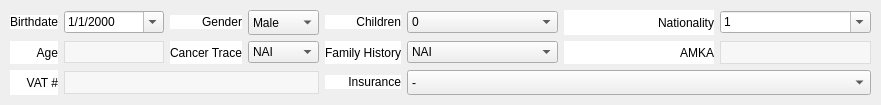
         <widget class="QWidget" name="widget_2" native="true">
          <property name="sizePolicy">
           <sizepolicy hsizetype="Preferred" vsizetype="Fixed">
            <horstretch>0</horstretch>
            <verstretch>0</verstretch>
           </sizepolicy>
          </property>
          <property name="styleSheet">
           <string notr="true">QLabel, QLineEdit, #widget_2 {
	background: #ffffff;
	background-image: none;
}
#widget_2 {
	border-radius:9px;
	padding:10px;
	border:1px solid #b1b1b1;
}

QLineEdit, QPlainTextEdit {
	background:#f7f7f7;
	border:1px solid #dddddd;
	padding:2px;
}</string>
          </property>
          <layout class="QHBoxLayout" name="horizontalLayout_2">
           <property name="leftMargin">
            <number>10</number>
           </property>
           <property name="topMargin">
            <number>10</number>
           </property>
           <property name="rightMargin">
            <number>10</number>
           </property>
           <property name="bottomMargin">
            <number>10</number>
           </property>
           <item>
            <layout class="QVBoxLayout" name="verticalLayout_3">
             <item>
              <layout class="QGridLayout" name="gridLayout_7">
               <property name="topMargin">
                <number>0</number>
               </property>
               <property name="bottomMargin">
                <number>0</number>
               </property>
               <item row="1" column="2">
                <widget class="QLabel" name="label_19">
                 <property name="text">
                  <string>Cancer Trace</string>
                 </property>
                 <property name="alignment">
                  <set>Qt::AlignRight|Qt::AlignTrailing|Qt::AlignVCenter</set>
                 </property>
                </widget>
               </item>
               <item row="1" column="1">
                <widget class="QLineEdit" name="pat_age">
                 <property name="maximumSize">
                  <size>
                   <width>100</width>
                   <height>16777215</height>
                  </size>
                 </property>
                 <property name="styleSheet">
                  <string notr="true"/>
                 </property>
                 <property name="text">
                  <string/>
                 </property>
                </widget>
               </item>
               <item row="0" column="0">
                <widget class="QLabel" name="label_12">
                 <property name="sizePolicy">
                  <sizepolicy hsizetype="Preferred" vsizetype="Fixed">
                   <horstretch>0</horstretch>
                   <verstretch>0</verstretch>
                  </sizepolicy>
                 </property>
                 <property name="text">
                  <string>Birthdate</string>
                 </property>
                 <property name="alignment">
                  <set>Qt::AlignRight|Qt::AlignTrailing|Qt::AlignVCenter</set>
                 </property>
                </widget>
               </item>
               <item row="2" column="1" colspan="3">
                <widget class="QLineEdit" name="pat_vat">
                 <property name="sizePolicy">
                  <sizepolicy hsizetype="Preferred" vsizetype="Fixed">
                   <horstretch>0</horstretch>
                   <verstretch>0</verstretch>
                  </sizepolicy>
                 </property>
                 <property name="minimumSize">
                  <size>
                   <width>0</width>
                   <height>0</height>
                  </size>
                 </property>
                 <property name="font">
                  <font>
                   <pointsize>10</pointsize>
                  </font>
                 </property>
                </widget>
               </item>
               <item row="1" column="0">
                <widget class="QLabel" name="label_20">
                 <property name="text">
                  <string>Age</string>
                 </property>
                 <property name="alignment">
                  <set>Qt::AlignRight|Qt::AlignTrailing|Qt::AlignVCenter</set>
                 </property>
                </widget>
               </item>
               <item row="2" column="0">
                <widget class="QLabel" name="label_17">
                 <property name="sizePolicy">
                  <sizepolicy hsizetype="Preferred" vsizetype="Preferred">
                   <horstretch>0</horstretch>
                   <verstretch>0</verstretch>
                  </sizepolicy>
                 </property>
                 <property name="text">
                  <string>VAT #</string>
                 </property>
                 <property name="alignment">
                  <set>Qt::AlignRight|Qt::AlignTrailing|Qt::AlignVCenter</set>
                 </property>
                </widget>
               </item>
               <item row="0" column="4">
                <widget class="QLabel" name="label_15">
                 <property name="sizePolicy">
                  <sizepolicy hsizetype="Preferred" vsizetype="Fixed">
                   <horstretch>0</horstretch>
                   <verstretch>0</verstretch>
                  </sizepolicy>
                 </property>
                 <property name="maximumSize">
                  <size>
                   <width>180</width>
                   <height>16777215</height>
                  </size>
                 </property>
                 <property name="text">
                  <string>Children</string>
                 </property>
                 <property name="alignment">
                  <set>Qt::AlignRight|Qt::AlignTrailing|Qt::AlignVCenter</set>
                 </property>
                </widget>
               </item>
               <item row="1" column="4">
                <widget class="QLabel" name="label_16">
                 <property name="text">
                  <string>Family History</string>
                 </property>
                 <property name="alignment">
                  <set>Qt::AlignRight|Qt::AlignTrailing|Qt::AlignVCenter</set>
                 </property>
                </widget>
               </item>
               <item row="1" column="3">
                <widget class="QComboBox" name="pat_cancer">
                 <property name="styleSheet">
                  <string notr="true">QAbstractiItemView, QComboBox, QWidget {
	background:none;
}</string>
                 </property>
                 <item>
                  <property name="text">
                   <string>ΝΑΙ</string>
                  </property>
                 </item>
                 <item>
                  <property name="text">
                   <string>ΟΧΙ</string>
                  </property>
                 </item>
                </widget>
               </item>
               <item row="0" column="5">
                <widget class="QComboBox" name="pat_children">
                 <property name="styleSheet">
                  <string notr="true">QAbstractiItemView, QComboBox, QWidget {
	background:none;
}</string>
                 </property>
                 <item>
                  <property name="text">
                   <string>0</string>
                  </property>
                 </item>
                 <item>
                  <property name="text">
                   <string>1</string>
                  </property>
                 </item>
                 <item>
                  <property name="text">
                   <string>2</string>
                  </property>
                 </item>
                 <item>
                  <property name="text">
                   <string>3</string>
                  </property>
                 </item>
                 <item>
                  <property name="text">
                   <string>4</string>
                  </property>
                 </item>
                 <item>
                  <property name="text">
                   <string>5</string>
                  </property>
                 </item>
                 <item>
                  <property name="text">
                   <string>6</string>
                  </property>
                 </item>
                 <item>
                  <property name="text">
                   <string>7</string>
                  </property>
                 </item>
                 <item>
                  <property name="text">
                   <string>8</string>
                  </property>
                 </item>
                 <item>
                  <property name="text">
                   <string>9</string>
                  </property>
                 </item>
                 <item>
                  <property name="text">
                   <string>10</string>
                  </property>
                 </item>
                 <item>
                  <property name="text">
                   <string>11</string>
                  </property>
                 </item>
                 <item>
                  <property name="text">
                   <string>12</string>
                  </property>
                 </item>
                </widget>
               </item>
               <item row="0" column="2">
                <widget class="QLabel" name="label_13">
                 <property name="sizePolicy">
                  <sizepolicy hsizetype="Preferred" vsizetype="Fixed">
                   <horstretch>0</horstretch>
                   <verstretch>0</verstretch>
                  </sizepolicy>
                 </property>
                 <property name="text">
                  <string>Gender</string>
                 </property>
                 <property name="alignment">
                  <set>Qt::AlignRight|Qt::AlignTrailing|Qt::AlignVCenter</set>
                 </property>
                </widget>
               </item>
               <item row="0" column="1">
                <widget class="QDateEdit" name="pat_bdate">
                 <property name="sizePolicy">
                  <sizepolicy hsizetype="Preferred" vsizetype="Fixed">
                   <horstretch>0</horstretch>
                   <verstretch>0</verstretch>
                  </sizepolicy>
                 </property>
                 <property name="styleSheet">
                  <string notr="true">background:none;</string>
                 </property>
                 <property name="buttonSymbols">
                  <enum>QAbstractSpinBox::UpDownArrows</enum>
                 </property>
                 <property name="displayFormat">
                  <string>d/M/yyyy</string>
                 </property>
                 <property name="calendarPopup">
                  <bool>true</bool>
                 </property>
                </widget>
               </item>
               <item row="1" column="5">
                <widget class="QComboBox" name="pat_inheritance">
                 <property name="styleSheet">
                  <string notr="true">QAbstractiItemView, QComboBox, QWidget {
	background:none;
}</string>
                 </property>
                 <item>
                  <property name="text">
                   <string>ΝΑΙ</string>
                  </property>
                 </item>
                 <item>
                  <property name="text">
                   <string>ΟΧΙ</string>
                  </property>
                 </item>
                </widget>
               </item>
               <item row="0" column="3">
                <widget class="QComboBox" name="pat_gender">
                 <property name="minimumSize">
                  <size>
                   <width>0</width>
                   <height>25</height>
                  </size>
                 </property>
                 <property name="autoFillBackground">
                  <bool>false</bool>
                 </property>
                 <property name="styleSheet">
                  <string notr="true">QAbstractiItemView, QComboBox, QWidget {
	background:none;
}</string>
                 </property>
                 <property name="currentIndex">
                  <number>0</number>
                 </property>
                 <item>
                  <property name="text">
                   <string>Male</string>
                  </property>
                 </item>
                 <item>
                  <property name="text">
                   <string>Female</string>
                  </property>
                 </item>
                </widget>
               </item>
               <item row="0" column="6">
                <widget class="QLabel" name="label_18">
                 <property name="text">
                  <string>Nationality</string>
                 </property>
                 <property name="alignment">
                  <set>Qt::AlignRight|Qt::AlignTrailing|Qt::AlignVCenter</set>
                 </property>
                </widget>
               </item>
               <item row="2" column="4">
                <widget class="QLabel" name="label_14">
                 <property name="sizePolicy">
                  <sizepolicy hsizetype="Preferred" vsizetype="Fixed">
                   <horstretch>0</horstretch>
                   <verstretch>0</verstretch>
                  </sizepolicy>
                 </property>
                 <property name="text">
                  <string>Insurance</string>
                 </property>
                 <property name="alignment">
                  <set>Qt::AlignRight|Qt::AlignTrailing|Qt::AlignVCenter</set>
                 </property>
                </widget>
               </item>
               <item row="1" column="6">
                <widget class="QLabel" name="label">
                 <property name="text">
                  <string>AMKA</string>
                 </property>
                 <property name="alignment">
                  <set>Qt::AlignRight|Qt::AlignTrailing|Qt::AlignVCenter</set>
                 </property>
                </widget>
               </item>
               <item row="0" column="7">
                <widget class="QComboBox" name="pat_nationality">
                 <property name="styleSheet">
                  <string notr="true">QAbstractiItemView, QComboBox, QWidget {
	background:none;
}</string>
                 </property>
                 <property name="editable">
                  <bool>true</bool>
                 </property>
                 <item>
                  <property name="text">
                   <string>1</string>
                  </property>
                 </item>
                 <item>
                  <property name="text">
                   <string>2</string>
                  </property>
                 </item>
                </widget>
               </item>
               <item row="1" column="7">
                <widget class="QLineEdit" name="pat_amka">
                 <property name="sizePolicy">
                  <sizepolicy hsizetype="Preferred" vsizetype="Fixed">
                   <horstretch>0</horstretch>
                   <verstretch>0</verstretch>
                  </sizepolicy>
                 </property>
                 <property name="minimumSize">
                  <size>
                   <width>0</width>
                   <height>0</height>
                  </size>
                 </property>
                 <property name="font">
                  <font>
                   <pointsize>10</pointsize>
                  </font>
                 </property>
                </widget>
               </item>
               <item row="2" column="5" colspan="3">
                <widget class="QComboBox" name="pat_insurance">
                 <property name="minimumSize">
                  <size>
                   <width>0</width>
                   <height>25</height>
                  </size>
                 </property>
                 <property name="styleSheet">
                  <string notr="true">QAbstractiItemView, QComboBox, QWidget {
	background:none;
}</string>
                 </property>
                 <item>
                  <property name="text">
                   <string>-</string>
                  </property>
                 </item>
                 <item>
                  <property name="text">
                   <string>Ιδρυμα Κοινωνικών Ασφαλίσεων (Ι.Κ.Α.)</string>
                  </property>
                 </item>
                 <item>
                  <property name="text">
                   <string>Οργανισμός Γεωργικών Ασφαλίσεων (ΟΓΑ)</string>
                  </property>
                 </item>
                 <item>
                  <property name="text">
                   <string>ΟΑΕΕ (ΤΕΒΕ, ΤΑΕ, ΤΣΑ)</string>
                  </property>
                 </item>
                 <item>
                  <property name="text">
                   <string>Ταμείο Νομικών</string>
                  </property>
                 </item>
                 <item>
                  <property name="text">
                   <string>ΤΣΑΥ</string>
                  </property>
                 </item>
                 <item>
                  <property name="text">
                   <string>ΤΣΜΕΔΕ</string>
                  </property>
                 </item>
                 <item>
                  <property name="text">
                   <string>Τ.Σ.Π.Ε.Α.Θ.</string>
                  </property>
                 </item>
                 <item>
                  <property name="text">
                   <string>ΤΑΙΣΥΤ</string>
                  </property>
                 </item>
                 <item>
                  <property name="text">
                   <string>ΤΑΤΤΑ</string>
                  </property>
                 </item>
                 <item>
                  <property name="text">
                   <string>ΤΣΕΥΠ</string>
                  </property>
                 </item>
                 <item>
                  <property name="text">
                   <string>ΤΑΠ-ΟΤΕ</string>
                  </property>
                 </item>
                 <item>
                  <property name="text">
                   <string>Ταμείο Ασφαλίσεως Προσωπικού της Ασφ. Εταιρείας &quot;Η Εθνική&quot;</string>
                  </property>
                 </item>
                 <item>
                  <property name="text">
                   <string>Ταμείο Συντάξεων του Προσ. της Εθνικής Τραπέζης της Ελλάδος</string>
                  </property>
                 </item>
                 <item>
                  <property name="text">
                   <string>Ταμείο Ασφαλίσεως Προσωπικού ΕΤΒΑ</string>
                  </property>
                 </item>
                 <item>
                  <property name="text">
                   <string>Ταμείο Ασφαλίσεως Προσωπικού Ιονικής και Λαϊκής Τράπεζας</string>
                  </property>
                 </item>
                 <item>
                  <property name="text">
                   <string>Ταμείο Συντάξεων Πρόνοιας Προσωπικού Α.Τ.Ε.</string>
                  </property>
                 </item>
                 <item>
                  <property name="text">
                   <string>Οργανισμός Ασφάλισης Προσωπικού Δ.Ε.Η.</string>
                  </property>
                 </item>
                 <item>
                  <property name="text">
                   <string>Ταμ. Συντ. &amp; Επικ. Ασφαλ. Προσ. Γεωργ. Συνετ/κών Οργαν/σεων</string>
                  </property>
                 </item>
                 <item>
                  <property name="text">
                   <string>Ταμείο Προνοίας Ξενοδόχων</string>
                  </property>
                 </item>
                 <item>
                  <property name="text">
                   <string>Ταμείο Ασφάλισης Ναυτ. Πρακτόρων και Υπαλλήλων</string>
                  </property>
                 </item>
                 <item>
                  <property name="text">
                   <string>Ταμείο Συντάξεων Προσωπικού ΗΣΑΠ</string>
                  </property>
                 </item>
                 <item>
                  <property name="text">
                   <string>Ταμείο Συντάξεων Προσωπικού της Τραπέζης της Ελλάδος και Κτηματικής</string>
                  </property>
                 </item>
                 <item>
                  <property name="text">
                   <string>Ταμείο Συντάξεων Εφημεριδοπωλών και Υπαλλήλων Πρακτορείων Θεσσαλονίκης</string>
                  </property>
                 </item>
                </widget>
               </item>
              </layout>
             </item>
            </layout>
           </item>
          </layout>
         </widget>
